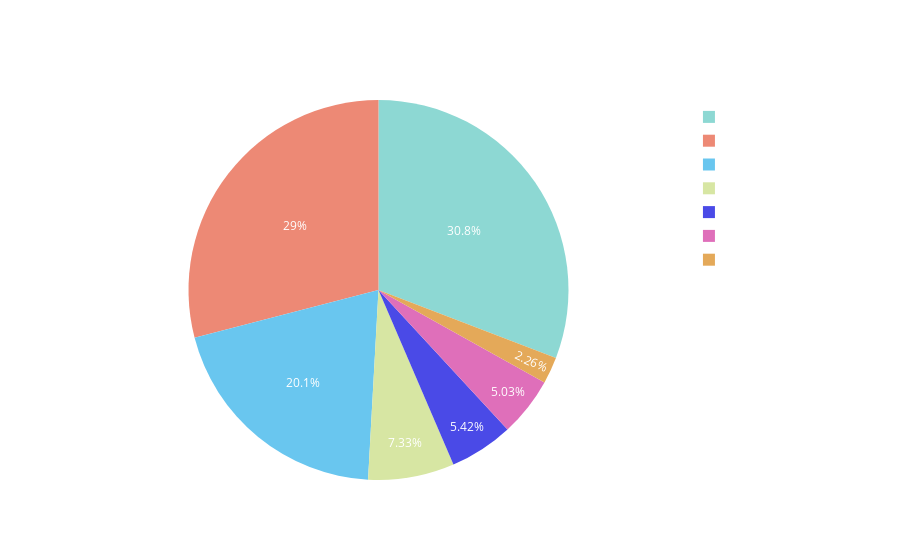

Notebook code for this chart:
### Code cell
import pandas as pd
import plotly.express as px
import plotly.io as pio

# Calculate value counts of 'status'
status_counts = data['status'].value_counts().reset_index()
status_counts.columns = ['status', 'count']

# Custom colors
colors = ['#8dd8d3', '#ed8975', '#69c6ef', '#d7e6a3', '#4a4ae7', '#df6fba', '#e4a959']

# Status Distribution Pie Chart
fig = px.pie(status_counts, names='status', values='count', title='Proportion of Each Status Category', 
             color_discrete_sequence=colors)

# Update layout for transparent background and white text
fig.update_layout(
    plot_bgcolor='rgba(0,0,0,0)',  # Transparent background
    paper_bgcolor='rgba(0,0,0,0)',
    font_color="white",            # White text
    showlegend=True,               # Show legend
    legend=dict(
    title_font=dict(size=20),  # Title font size
    font=dict(size=16)         # Legend item font size
    )
)


# Update pie chart text and format
fig.update_traces(
    textposition='inside',          # Show percentages inside pie chart
    textinfo='percent',       # Show percentages and labels
    insidetextfont=dict(color='white')   # Set inside text color to white
)

# Save the chart as an image with Kaleido engine
pio.write_image(fig, 'status_distribution.png', engine='kaleido', width=1200, height=800)

# Display the chart
fig.show()

### Figure 1 — Plotly figure (JSON) as saved in the notebook; plotly's stock layout.template omitted (floating-point values rounded to 4 significant figures)
{"data": [{"domain": {"x": [0, 1], "y": [0, 1]}, "hovertemplate": "status=%{label}<br>count=%{value}<extra></extra>", "insidetextfont": {"color": "white"}, "labels": ["Normal", "Depression", "Suicidal", "Anxiety", "Bipolar", "Stress", "Personality disorder"], "legendgroup": "", "name": "", "showlegend": true, "textinfo": "percent", "textposition": "inside", "type": "pie", "values": [16351, 15404, 10653, 3888, 2877, 2669, 1201]}], "layout": {"autosize": true, "font": {"color": "white"}, "legend": {"font": {"size": 16}, "title": {"font": {"size": 20}}, "tracegroupgap": 0}, "paper_bgcolor": "rgba(0, 0, 0, 0)", "piecolorway": ["#8dd8d3", "#ed8975", "#69c6ef", "#d7e6a3", "#4a4ae7", "#df6fba", "#e4a959"], "plot_bgcolor": "rgba(0, 0, 0, 0)", "showlegend": true, "title": {"text": "Proportion of Each Status Category"}}}
